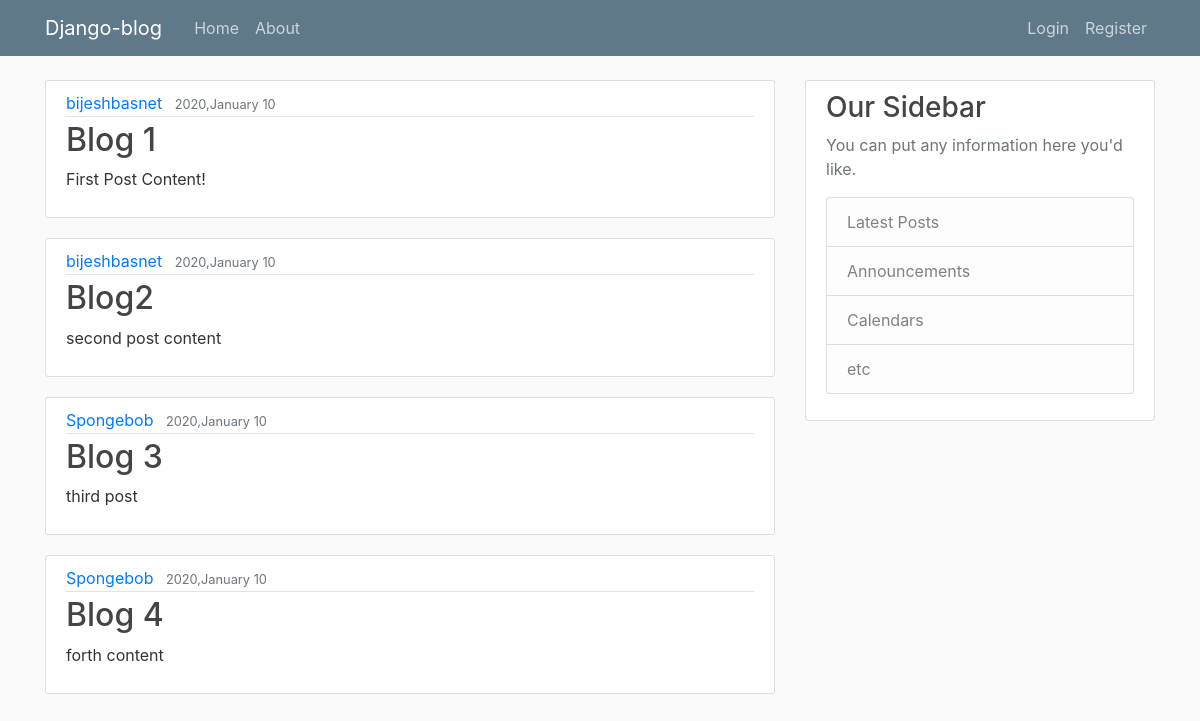
The app's page /, older data.
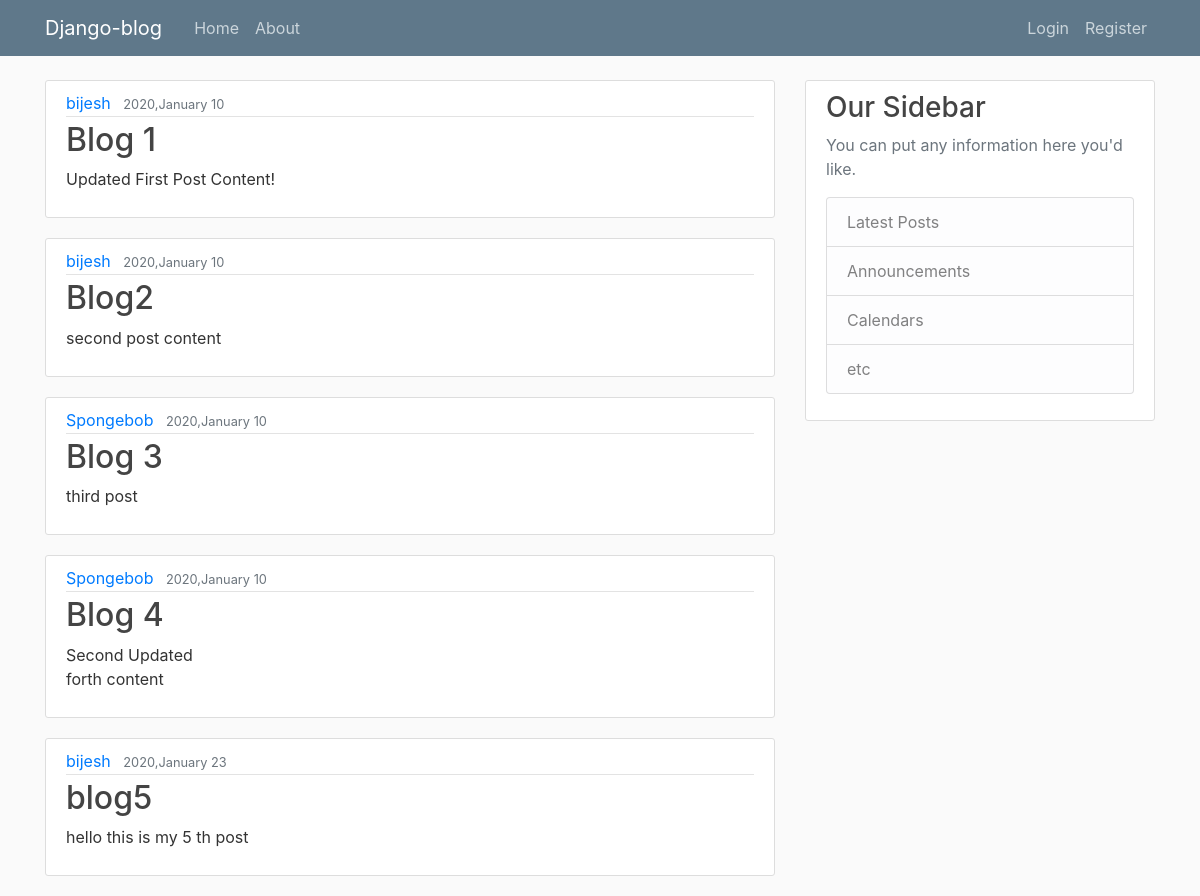
The same page, newer data.
### blog/models.py (models this page shows, shortened)
class Post(models.Model):
    title = models.CharField(max_length=100)
    content = models.TextField()
    date_posted = models.DateTimeField(default=timezone.now)
    author = models.ForeignKey(User, on_delete=models.CASCADE)

### blog/views.py (the view)
# urls.py: path('', PostListView.as_view(), name="blog-home"),
class PostListView(ListView):
    model = Post
    template_name = 'blog/home.html' #app_name/<model ko viewtype>.html
    context_object_name = 'posts'
    paginate_by = 5

### blog/templates/blog/home.html (shortened to what this page needs)
{% extends "blog/base.html" %}
{% block content%}
{% for post in posts %}
<article class="media content-section">
    <div class="media-body">
        <div class="article-metadata">
            <a class="mr-2" href="{% url 'user-posts' post.author.username %}">{{ post.author }}</a>
            <small class="text-muted">{{ post.date_posted|date:"Y,F d" }}</small>
        </div>
        <h2><a class="article-title" href="{% url 'post-detail' post.id %}">{{ post.title }}</a></h2>
        <p class="article-content">{{ post.content }}</p>
    </div>
</article>
{% endfor %}
{% endblock content %}

### blog/templates/blog/base.html (shortened to what this page needs)
{% load static %}
<!DOCTYPE html>
<html lang="en">
<head>
    <link rel="stylesheet" href="https://stackpath.bootstrapcdn.com/bootstrap/4.4.1/css/bootstrap.min.css">
    <link rel="stylesheet" type = "text/css" href="{% static 'blog/main.css' %}">
</head>
<body>
<header class="site-header">
  <nav class="navbar navbar-expand-md navbar-dark bg-steel fixed-top">
    <div class="container">
      <a class="navbar-brand mr-4" href="/">Django-blog</a>
      <div class="collapse navbar-collapse" id="navbarToggle">
        <div class="navbar-nav mr-auto">
          <a class="nav-item nav-link" href="{% url 'blog-home' %}">Home</a>
          <a class="nav-item nav-link" href="{% url 'blog-about' %}">About</a>
        </div>
        <div class="navbar-nav">
            {% if user.is_authenticated %}
                <a class="nav-item nav-link" href="{% url 'post-create' %}">New Post</a>
                <a class="nav-item nav-link" href="{% url 'profile' %}">Profile</a>
                <a class="nav-item nav-link" href="{% url 'logout' %}">Logout</a>
            {% else %}
              <a class="nav-item nav-link" href="{% url 'login' %}">Login</a>
              <a class="nav-item nav-link" href="{% url 'register' %}">Register</a>
            {% endif %}
        </div>
      </div>
    </div>
  </nav>
</header>
<main role="main" class="container">
  <div class="row">
    <div class="col-md-8">
      {% block content %}{% endblock %}
    </div>
    <div class="col-md-4">
      <div class="content-section">
        <h3>Our Sidebar</h3>
        <p class='text-muted'>You can put any information here you'd like.
          <ul class="list-group">
            <li class="list-group-item list-group-item-light">Latest Posts</li>
            <li class="list-group-item list-group-item-light">Announcements</li>
            <li class="list-group-item list-group-item-light">Calendars</li>
            <li class="list-group-item list-group-item-light">etc</li>
          </ul>
        </p>
      </div>
    </div>
  </div>
</main>
</body>
</html>

### blog/static/blog/main.css (style rules this page uses)
body { background: #fafafa; color: #333333; margin-top: 5rem; }
h1, h2, h3, h4, h5, h6 { color: #444444; }
ul { margin: 0; }
.bg-steel { background-color: #5f788a; }
.site-header .navbar-nav .nav-link { color: #cbd5db; }
.content-section { background: #ffffff; padding: 10px 20px; border: 1px solid #dddddd; border-radius: 3px; margin-bottom: 20px; }
.article-title { color: #444444; }
.article-content { white-space: pre-line; }
.article-metadata { padding-bottom: 1px; margin-bottom: 4px; border-bottom: 1px solid #e3e3e3 }

Row changes from the older to the newer data that the page shows:
changed Post "Blog 1": author "bijeshbasnet" → "bijesh"; content "First Post Content!" → "Updated First Post Content!"
changed through a linked row, Post "Blog2": author "bijeshbasnet" → "bijesh"
changed Post "Blog 4": content "forth content" → "Second Updated forth content"
added Post: author "bijesh", date_posted "2020,January 23", title "blog5", content "hello this is my 5 th post"
